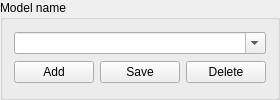
         <widget class="QGroupBox" name="groupBox_5">
          <property name="sizePolicy">
           <sizepolicy hsizetype="Expanding" vsizetype="Minimum">
            <horstretch>2</horstretch>
            <verstretch>2</verstretch>
           </sizepolicy>
          </property>
          <property name="title">
           <string>Model name</string>
          </property>
          <layout class="QGridLayout" name="gridLayout_8">
           <item row="0" column="0" colspan="3">
            <widget class="QComboBox" name="combo_box_model_name_teaching">
             <property name="sizePolicy">
              <sizepolicy hsizetype="Expanding" vsizetype="Fixed">
               <horstretch>0</horstretch>
               <verstretch>0</verstretch>
              </sizepolicy>
             </property>
             <property name="editable">
              <bool>true</bool>
             </property>
             <property name="maxVisibleItems">
              <number>1000</number>
             </property>
            </widget>
           </item>
           <item row="1" column="2">
            <widget class="QPushButton" name="but_del">
             <property name="text">
              <string>Delete</string>
             </property>
            </widget>
           </item>
           <item row="1" column="0">
            <widget class="QPushButton" name="but_add">
             <property name="text">
              <string>Add</string>
             </property>
            </widget>
           </item>
           <item row="1" column="1">
            <widget class="QPushButton" name="but_save_teaching">
             <property name="text">
              <string>Save</string>
             </property>
            </widget>
           </item>
          </layout>
         </widget>
